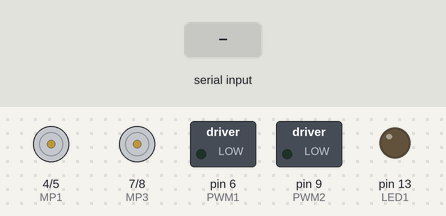
This sketch was run on a simulated Arduino Mega 2560, built with avr-gcc and run on an emulated ATmega2560. Parts: motor-driver pin pairs drawn as motors (green arrow = first pin HIGH = forward, orange = second pin HIGH = backward, longer = more drive), switched loads named in the sketch (green lamp = pin HIGH), output pins drawn as LEDs (lit = HIGH). The test bench sets the inputs (shaded band).

Above: at 1.2 s.
1.3 s: "8\n" received over the second serial link
At 2.1 s:
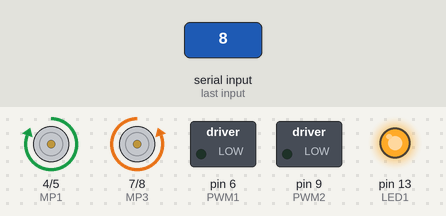
3.8 s: "2\n" received over the second serial link
At 4.2 s:
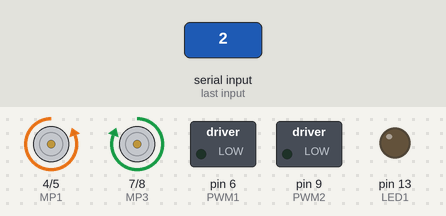
6.3 s: "4\n" received over the second serial link
At 7.1 s:
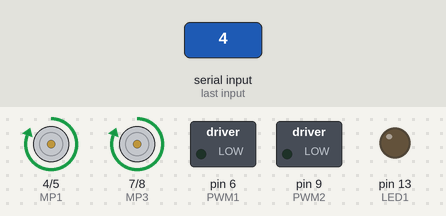
8.8 s: "6\n" received over the second serial link
At 9.2 s:
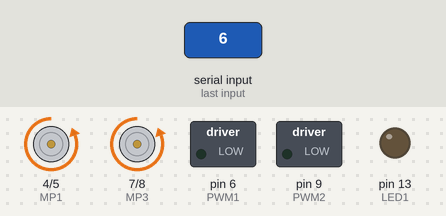
Timing chart, 0 to 11.8 s (numbered marks = the images above; inputs shaded):
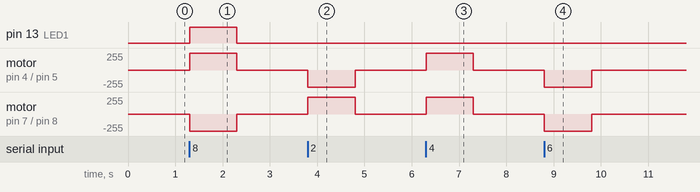

The sketch:

_2wdrobotcode-usb.ino
```cpp
int MP1 = 4;
int MP2 = 5;
int PWM1 = 6;
int MP3 = 7;
int MP4 = 8;
int PWM2 = 9;
int btInput = 0;
int LED1 = 13;


void setup() {
  // put your setup code here, to run once:
Serial1.begin(9600);
pinMode(MP1, OUTPUT);//RHS
pinMode(MP2, OUTPUT);//RHS
pinMode(MP3, OUTPUT);//LHS
pinMode(MP4, OUTPUT);//LHS
pinMode(PWM1, OUTPUT);//RHS
pinMode(PWM2, OUTPUT);//LHS
pinMode(LED1, OUTPUT);//BlueLED
Serial1.println(btInput);

}

void loop() {
  // put your main code here, to run repeatedly:
  if(Serial1.available()>0){
btInput = Serial1.parseInt();
Serial1.println(btInput);
  }
 switch (btInput){
case 8:
digitalWrite(MP1, HIGH);
digitalWrite(MP2, LOW);
digitalWrite(MP3, LOW);
digitalWrite(MP4, HIGH);
digitalWrite(LED1, HIGH);
break;
case 2:
digitalWrite(MP1, LOW);
digitalWrite(MP2, HIGH);
digitalWrite(MP3, HIGH);
digitalWrite(MP4, LOW);
digitalWrite(LED1, LOW);
break;
case 4:
digitalWrite(MP1, HIGH);
digitalWrite(MP2, LOW);
digitalWrite(MP3, HIGH);
digitalWrite(MP4, LOW);
digitalWrite(LED1, LOW);
break;
case 6:
digitalWrite(MP1, LOW);
digitalWrite(MP2, HIGH);
digitalWrite(MP3, LOW);
digitalWrite(MP4, HIGH);
digitalWrite(LED1, LOW);
break;
default:
digitalWrite(MP1, LOW);
digitalWrite(MP2, LOW);
digitalWrite(MP3, LOW);
digitalWrite(MP4, LOW);
digitalWrite(LED1, LOW);
break;
}
}
```

Measured:
- after the input at 1.3 s, pin 13 (LED1): LOW → HIGH at once, → LOW 1.0 s later; motor on pin 4 (MP1) / pin 5 (MP2): stopped → forward 255/255 at once, → stopped 1.0 s later; motor on pin 7 (MP3) / pin 8 (MP4): stopped → backward 255/255 at once, → stopped 1.0 s later
- after the input at 3.8 s, motor on pin 4 (MP1) / pin 5 (MP2): stopped → backward 255/255 at once, → stopped 1.0 s later; motor on pin 7 (MP3) / pin 8 (MP4): stopped → forward 255/255 at once, → stopped 1.0 s later
- after the input at 6.3 s, motor on pin 4 (MP1) / pin 5 (MP2), motor on pin 7 (MP3) / pin 8 (MP4): stopped → forward 255/255 at once, → stopped 1.0 s later
- after the input at 8.8 s, motor on pin 4 (MP1) / pin 5 (MP2), motor on pin 7 (MP3) / pin 8 (MP4): stopped → backward 255/255 at once, → stopped 1.0 s later
